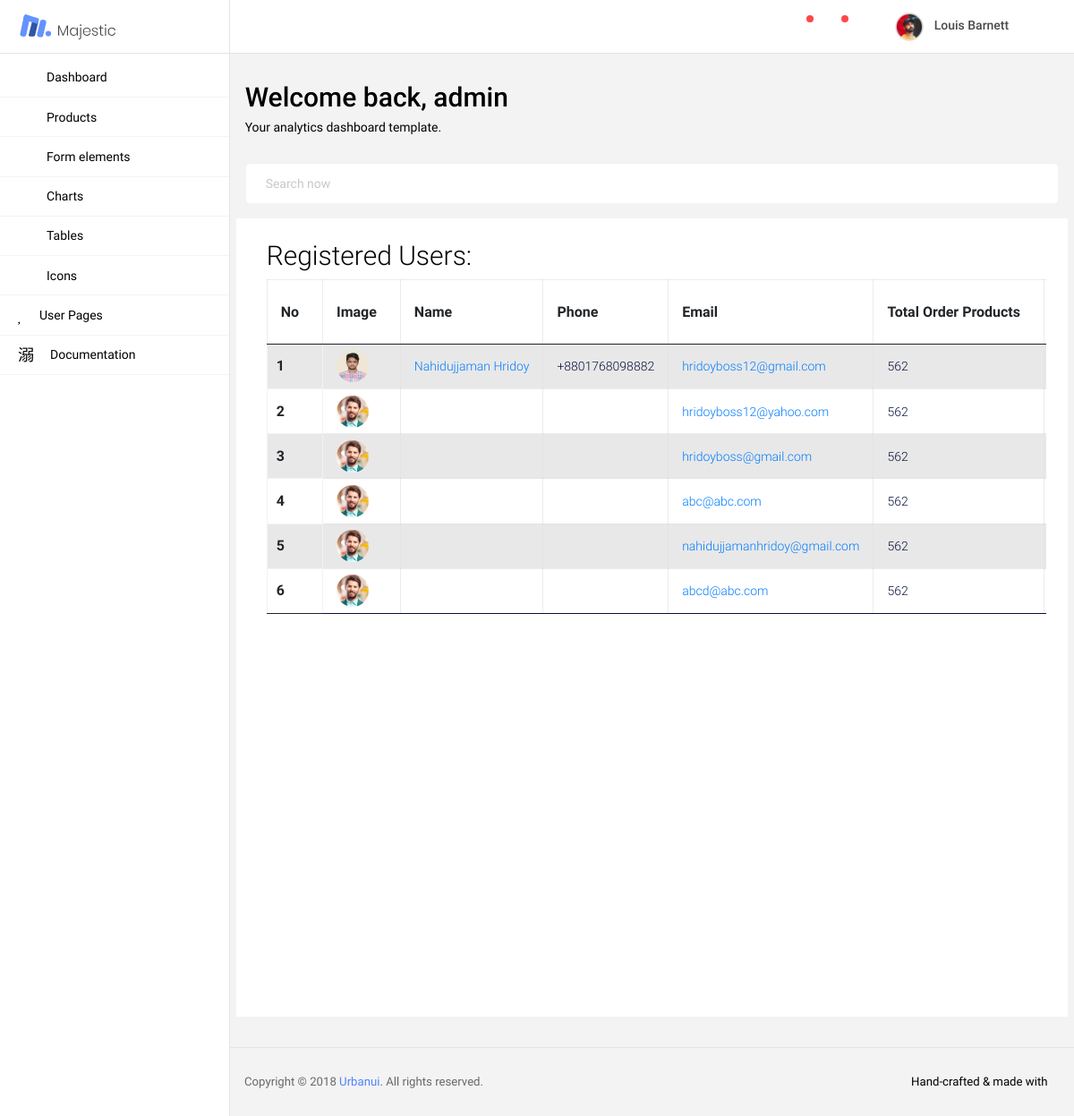
Page /adminpanel/all-user/ (signed in) on the committed database.
### userapp/models.py (models this page shows, shortened)
class User(AbstractBaseUser, PermissionsMixin):
    email = models.EmailField(gettext_lazy('Email Field'), max_length=255, unique=True, blank=False)
    username = models.CharField(gettext_lazy("Username Field"), max_length=30, unique=True, blank=False)
    date_joined = models.DateTimeField(gettext_lazy("Date Joined Field"), auto_now_add=True)
    is_superuser = models.BooleanField(default=False, help_text="Designate the superuser status", verbose_name="Superuser Status")
    is_staff = models.BooleanField(default=False, help_text="Designate the staff status", verbose_name="Staff Status")
    is_active = models.BooleanField(default=True, help_text="Designate the active status", verbose_name="Active Status")
    USERNAME_FIELD = 'email'
    REQUIRED_FIELDS = ['username']
    objects = UserManager()

### adminpanelapp/models.py (models this page shows, shortened)
class Profile(models.Model):
    user = models.OneToOneField(User, on_delete=models.CASCADE, related_name='user_profile')
    profile_pic = models.ImageField(upload_to=get_profile_images_filepath, default=default_profile_image,
                                    verbose_name="Profile Picture")
    full_name = models.CharField(verbose_name="Full Name", max_length=100)
    phone_one = models.CharField(max_length=20, blank=False)
    phone_two = models.CharField(max_length=20, blank=True)
    class Meta:
        verbose_name_plural = 'Profiles'

### adminpanelapp/views.py (the view)
# urls.py: path('all-user/', views.alluserview, name='all_user'),
@user_passes_test(permission_check, login_url='/adminpanel/adminlogin/')
def alluserview(request):
    users = User.objects.all().exclude(username='admin')
    context = {
        'users': users,
    }
    return render(request, 'adminpanel/user-all.html', context)

### adminpanelapp/views.py (called while the page is built)
def permission_check(user):
    return user.is_staff and user.is_superuser and user.is_active

### ecomapp/context_processor.py (called while the page is built)
def menu(request):
    categories = Category.objects.all()
    subcategories = SubCategory.objects.all()
    return {
        'categories': categories,
        'subcategories': subcategories,
    }

def count(request):
    if request.user.is_authenticated:
        wishlist_count = WishList.objects.filter(user=request.user).count()
        return {
            'wishlist_count': wishlist_count,
        }
    return {
        'hello': 'hello'
    }

### templates/adminpanel/user-all.html (shortened to what this page needs)
{% extends 'adminpanel/base.html' %}
{% load static %}
{% block body_block %}
    <form action="" method="GET">
        <input type="search" class="form-control" placeholder="Search now" aria-label="search"
               aria-describedby="search" style="border-radius: 5px" id='txt_searchall' required>
    </form>
    <div class="row mt-3 bg-white p-4">
        <div class="col-md-12">
            <h2 class="display-4">Registered Users:</h2>
        </div>
        <div class="col-md-12 table-responsive" style="overflow-y: auto; height: 100vh">
            <table id="recent-purchases-listing" class="table table-striped table-hover table-bordered">
                <thead>
                <tr>
                    <th>No</th>
                    <th>Image</th>
                    <th>Name</th>
                    <th>Phone</th>
                    <th>Email</th>
                    <th>Total Order Products</th>
                    <th>Total Order Value</th>
                </tr>
                </thead>
                <tbody>
                {% for user in users %}
                    <tr>
                        <th scope="row">{{ forloop.counter }}</th>
                        <td class="py-1">
                            <img src="{{ user.user_profile.profile_pic.url }}" alt="image">
                        </td>
                        <td><a href="{% url "admin_app:single_user" user_pk=user.pk %}">{{ user.user_profile.full_name }}</a></td>
                        <td>{{ user.user_profile.phone_one }}</td>
                        <td><a href="{% url "admin_app:single_user" user_pk=user.pk %}">{{ user.email }}</a></td>
                        <td>562</td>
                        <td>9999</td>
                    </tr>
                {% endfor %}
                </tbody>
            </table>
        </div>
    </div>
{% endblock %}

### templates/adminpanel/base.html (shortened to what this page needs)
<!DOCTYPE html>
{% load static %}
<html lang="en">
<head>
    <link href="https://cdn.jsdelivr.net/npm/bootstrap@5.1.0/dist/css/bootstrap.min.css" rel="stylesheet"
>
    <link rel="stylesheet" href="{% static "adminpanel/vendors/mdi/css/materialdesignicons.min.css" %}">
    <link rel="stylesheet" href="{% static "adminpanel/vendors/base/vendor.bundle.base.css" %}">
    <link rel="stylesheet" href="https://cdn.datatables.net/1.10.25/css/jquery.dataTables.min.css">
    <link href="https://unpkg.com/filepond/dist/filepond.css" rel="stylesheet" />
    <link
            href="https://unpkg.com/filepond-plugin-image-preview/dist/filepond-plugin-image-preview.css"
            rel="stylesheet"
    />
    <link rel="stylesheet" href="{% static "adminpanel/css/style.css" %}">
    <link rel="stylesheet" href="{% static "adminpanel/css/mystyle.css" %}">
</head>
<body>
<div class="container-scroller">
    <nav class="navbar col-lg-12 col-12 p-0 fixed-top d-flex flex-row">
        <div class="navbar-brand-wrapper d-flex justify-content-center">
            <div class="navbar-brand-inner-wrapper d-flex justify-content-between align-items-center w-100">
                <a class="navbar-brand brand-logo" href="{% url "admin_app:adminindex" %}"><img
                        src="{% static "adminpanel/images/logo.svg" %}" alt="logo"/></a>
                <button class="navbar-toggler navbar-toggler align-self-center" type="button" data-toggle="minimize">
                    <span class="mdi mdi-sort-variant"></span>
                </button>
            </div>
        </div>
        <div class="navbar-menu-wrapper d-flex align-items-center justify-content-end">
            <ul class="navbar-nav navbar-nav-right">
                <li class="nav-item dropdown mr-1">
                    <a class="nav-link count-indicator dropdown-toggle d-flex justify-content-center align-items-center"
                       id="messageDropdown" href="#" data-toggle="dropdown">
                        <i class="mdi mdi-message-text mx-0"></i>
                        <span class="count"></span>
                    </a>
                </li>
                <li class="nav-item dropdown mr-4">
                    <a class="nav-link count-indicator dropdown-toggle d-flex align-items-center justify-content-center notification-dropdown"
                       id="notificationDropdown" href="#" data-toggle="dropdown">
                        <i class="mdi mdi-bell mx-0"></i>
                        <span class="count"></span>
                    </a>
                </li>
                <li class="nav-item nav-profile dropdown">
                    <a class="nav-link dropdown-toggle" href="#" data-toggle="dropdown" id="profileDropdown">
                        <img src="{% static "adminpanel/images/faces/face5.jpg" %}" alt="profile"/>
                        <span class="nav-profile-name">Louis Barnett</span>
                    </a>
                </li>
            </ul>
        </div>
    </nav>
    <div class="container-fluid page-body-wrapper">
        <nav class="sidebar sidebar-offcanvas" id="sidebar">
            <ul class="nav">
                <li class="nav-item">
                    <a class="nav-link" href="{% url "admin_app:adminindex" %}">
                        <i class="mdi mdi-home menu-icon"></i>
                        <span class="menu-title">Dashboard</span>
                    </a>
                </li>
                <li class="nav-item">
                    <a class="nav-link" data-toggle="collapse" href="#ui-basic" aria-expanded="false"
                       aria-controls="ui-basic">
                        <i class="mdi mdi-circle-outline menu-icon"></i>
                        <span class="menu-title">Products</span>
                        <i class="menu-arrow"></i>
                    </a>
                </li>
                <li class="nav-item">
                    <a class="nav-link" href="#">
                        <i class="mdi mdi-view-headline menu-icon"></i>
                        <span class="menu-title">Form elements</span>
                    </a>
                </li>
                <li class="nav-item">
                    <a class="nav-link" href="#">
                        <i class="mdi mdi-chart-pie menu-icon"></i>
                        <span class="menu-title">Charts</span>
                    </a>
                </li>
                <li class="nav-item">
                    <a class="nav-link" href="#">
                        <i class="mdi mdi-grid-large menu-icon"></i>
                        <span class="menu-title">Tables</span>
                    </a>
                </li>
                <li class="nav-item">
                    <a class="nav-link" href="#">
                        <i class="mdi mdi-emoticon menu-icon"></i>
                        <span class="menu-title">Icons</span>
                    </a>
                </li>
                <li class="nav-item">
                    <a class="nav-link" data-toggle="collapse" href="#auth" aria-expanded="false" aria-controls="auth">
                        <i class="mdi mdi-account menu-icon"></i>
                        <span class="menu-title">User Pages</span>
                        <i class="menu-arrow"></i>
                    </a>
                </li>
                <li class="nav-item">
                    <a class="nav-link" href="#">
                        <i class="mdi mdi-file-document-box-outline menu-icon"></i>
                        <span class="menu-title">Documentation</span>
                    </a>
                </li>
            </ul>
        </nav>
        <div class="main-panel">
            <div class="content-wrapper">
                <div class="row">
                    <div class="col-md-12 grid-margin">
                        <div class="d-flex justify-content-between flex-wrap">
                            <div class="d-flex align-items-end flex-wrap">
                                <div class="mr-md-3 mr-xl-5">
                                    <h2>Welcome back, {{ user.username }}</h2>
                                    <p class="mb-md-0">Your analytics dashboard template.</p>
                                </div>
                            </div>
                        </div>
                    </div>
                </div>
                {% block body_block %}
                {% endblock %}
            </div>
            <footer class="footer">
                <div class="d-sm-flex justify-content-center justify-content-sm-between">
            <span class="text-muted text-center text-sm-left d-block d-sm-inline-block">Copyright © 2018 <a
                    href="https://www.urbanui.com/" target="_blank">Urbanui</a>. All rights reserved.</span>
                    <span class="float-none float-sm-right d-block mt-1 mt-sm-0 text-center">Hand-crafted & made with <i
                            class="mdi mdi-heart text-danger"></i></span>
                </div>
            </footer>
        </div>
    </div>
</div>
</body>
</html>

### rows in the picture
User: username "admin"
User: user_profile.profile_pic (picture), user_profile.full_name "Nahidujjaman Hridoy", user_profile.phone_one "+8801768098882", email "hridoyboss12@gmail.com"
User: user_profile.profile_pic (picture), email "hridoyboss12@yahoo.com"
User: user_profile.profile_pic (picture), email "hridoyboss@gmail.com"
User: user_profile.profile_pic (picture), email "abc@abc.com"
User: user_profile.profile_pic (picture), email "nahidujjamanhridoy@gmail.com"
User: user_profile.profile_pic (picture), email "abcd@abc.com"
